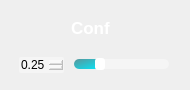
                 <widget class="QFrame" name="Conf_QF">
                  <property name="minimumSize">
                   <size>
                    <width>190</width>
                    <height>90</height>
                   </size>
                  </property>
                  <property name="maximumSize">
                   <size>
                    <width>190</width>
                    <height>90</height>
                   </size>
                  </property>
                  <property name="styleSheet">
                   <string notr="true">QFrame#Conf_QF{
border:2px solid rgb(255, 255, 255);
border-radius:15px;
}</string>
                  </property>
                  <layout class="QVBoxLayout" name="verticalLayout_18">
                   <item>
                    <widget class="QPushButton" name="ToggleBotton_3">
                     <property name="sizePolicy">
                      <sizepolicy hsizetype="Expanding" vsizetype="Fixed">
                       <horstretch>0</horstretch>
                       <verstretch>0</verstretch>
                      </sizepolicy>
                     </property>
                     <property name="minimumSize">
                      <size>
                       <width>0</width>
                       <height>30</height>
                      </size>
                     </property>
                     <property name="maximumSize">
                      <size>
                       <width>16777215</width>
                       <height>30</height>
                      </size>
                     </property>
                     <property name="font">
                      <font>
                       <family>Nirmala UI</family>
                       <pointsize>13</pointsize>
                       <italic>false</italic>
                       <bold>true</bold>
                      </font>
                     </property>
                     <property name="cursor">
                      <cursorShape>ArrowCursor</cursorShape>
                     </property>
                     <property name="mouseTracking">
                      <bool>true</bool>
                     </property>
                     <property name="focusPolicy">
                      <enum>Qt::StrongFocus</enum>
                     </property>
                     <property name="contextMenuPolicy">
                      <enum>Qt::DefaultContextMenu</enum>
                     </property>
                     <property name="layoutDirection">
                      <enum>Qt::LeftToRight</enum>
                     </property>
                     <property name="autoFillBackground">
                      <bool>false</bool>
                     </property>
                     <property name="styleSheet">
                      <string notr="true">QPushButton{
background-image: url(:/all/img/conf.png);
background-repeat: no-repeat;
background-position: left center;
border: none;
border-left: 20px solid transparent;

text-align: left;
padding-left: 40px;
padding-bottom: 4px;
color: rgb(255, 255, 255);
font: 700 13pt &quot;Nirmala UI&quot;;
}</string>
                     </property>
                     <property name="text">
                      <string>Conf</string>
                     </property>
                     <property name="icon">
                      <iconset theme="zoom-out">
                       <normaloff>.</normaloff>.</iconset>
                     </property>
                     <property name="autoDefault">
                      <bool>false</bool>
                     </property>
                     <property name="default">
                      <bool>false</bool>
                     </property>
                     <property name="flat">
                      <bool>false</bool>
                     </property>
                    </widget>
                   </item>
                   <item>
                    <widget class="QFrame" name="frame">
                     <property name="sizePolicy">
                      <sizepolicy hsizetype="Preferred" vsizetype="Preferred">
                       <horstretch>0</horstretch>
                       <verstretch>0</verstretch>
                      </sizepolicy>
                     </property>
                     <property name="minimumSize">
                      <size>
                       <width>0</width>
                       <height>20</height>
                      </size>
                     </property>
                     <property name="maximumSize">
                      <size>
                       <width>16777215</width>
                       <height>20</height>
                      </size>
                     </property>
                     <layout class="QHBoxLayout" name="horizontalLayout_11">
                      <property name="spacing">
                       <number>10</number>
                      </property>
                      <property name="leftMargin">
                       <number>8</number>
                      </property>
                      <property name="topMargin">
                       <number>0</number>
                      </property>
                      <property name="rightMargin">
                       <number>10</number>
                      </property>
                      <property name="bottomMargin">
                       <number>0</number>
                      </property>
                      <item>
                       <widget class="QDoubleSpinBox" name="conf_spinbox">
                        <property name="cursor">
                         <cursorShape>PointingHandCursor</cursorShape>
                        </property>
                        <property name="styleSheet">
                         <string notr="true">QDoubleSpinBox {
border: 0px solid lightgray;
border-radius: 2px;
background-color: rgba(255,255,255,90);
font: 600 9pt &quot;Segoe UI&quot;;
}
        
QDoubleSpinBox::up-button {
width: 10px;
height: 9px;
margin: 0px 3px 0px 0px;
border-image: url(:/all/img/box_up.png);
}
QDoubleSpinBox::up-button:pressed {
margin-top: 1px;
}
            
QDoubleSpinBox::down-button {
width: 10px;
height: 9px;
margin: 0px 3px 0px 0px;
border-image: url(:/all/img/box_down.png);
}
QDoubleSpinBox::down-button:pressed {
margin-bottom: 1px;
}</string>
                        </property>
                        <property name="minimum">
                         <double>0.010000000000000</double>
                        </property>
                        <property name="maximum">
                         <double>1.000000000000000</double>
                        </property>
                        <property name="singleStep">
                         <double>0.050000000000000</double>
                        </property>
                        <property name="value">
                         <double>0.250000000000000</double>
                        </property>
                       </widget>
                      </item>
                      <item>
                       <widget class="QSlider" name="conf_slider">
                        <property name="cursor">
                         <cursorShape>PointingHandCursor</cursorShape>
                        </property>
                        <property name="styleSheet">
                         <string notr="true">QSlider::groove:horizontal {
border: none;
height: 10px;
background-color: rgba(255,255,255,90);
border-radius: 5px;
}

QSlider::handle:horizontal {
width: 10px;
margin: -1px 0px -1px 0px;
border-radius: 3px;
background-color: white;
}

QSlider::sub-page:horizontal {
background-color: qlineargradient(x1:0, y1:0, x2:1, y2:1, stop:0 #59969b, stop:1 #04e7fa);
border-radius: 5px;
}</string>
                        </property>
                        <property name="minimum">
                         <number>1</number>
                        </property>
                        <property name="maximum">
                         <number>100</number>
                        </property>
                        <property name="value">
                         <number>25</number>
                        </property>
                        <property name="orientation">
                         <enum>Qt::Horizontal</enum>
                        </property>
                       </widget>
                      </item>
                     </layout>
                    </widget>
                   </item>
                  </layout>
                 </widget>
